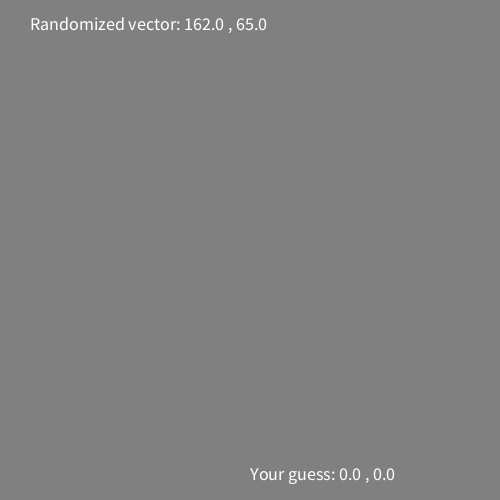
Frame 1 (no input)
Frame 60 (the mouse pressed at the canvas centre just before this capture): identical to frame 1, image omitted
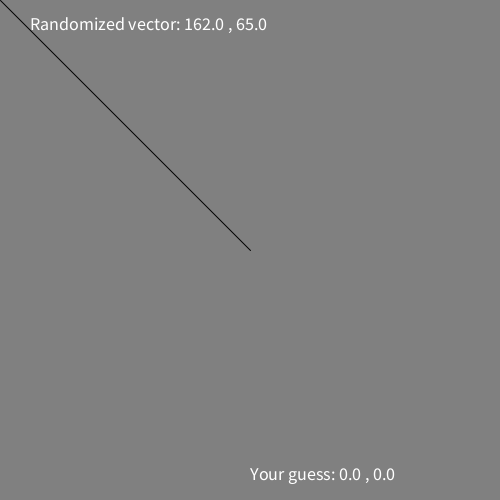
Frame 120 (the mouse held since frame 60 and released just before this capture)

The Processing sketch that drew these frames (run headless with seeded random() and noise(); from frame 60 on, the mouse is pressed at the canvas centre):

// Processing sketch: Daniel_03_Vectors_Extra
// ── Daniel_03_Vectors_Extra.pde
PVector guess, random, origo, results, temp;
boolean getNewVector = true;

void setup() {
  size(500, 500);

  guess = new PVector();
  random = new PVector();
  results = new PVector();
  temp = new PVector();
}

void draw() {
  background(128);  
  textSize(18);

  generateRandomVector();
  displayRandomVectorValues();

  drawGuessedVector();  
  displayGuess();
  displayScore();
}


void mouseReleased() 
{
  guess.x = mouseX;
  guess.y = mouseY;
}

void keyPressed()
{
  if (key == ENTER)
  {
    getNewVector = true;
  }
}

void generateRandomVector()
{
  if (getNewVector)
  {
    random = new PVector(round(random(width/2)), round(random(height/2)));
    getNewVector = false;
  }
}

void displayRandomVectorValues()
{
  text("Randomized vector: " + random.x + " , " + random.y, 30, 30);
}

void drawGuessedVector() 
{
  if (mousePressed)
  {
    line(0, 0, mouseX, mouseY);
  }
}


void displayGuess()
{
  text("Your guess: " + guess.x + " , " + guess.y, width/2, height - 20);
}


void displayScore()
{
  if (guess.x >= (random.x - 20) && guess.x <= (random.x + 20))
  {
    if (guess.y >= (random.y - 20) && guess.y <= (random.y + 20))
    {
      temp.x = random.x;
      temp.y = random.y;
      results = temp.sub(guess);
      text("Your score (units away): " + results.x + " , " + results.y
          + "\n Press ENTER for a new random vector.", width/2 - 167, height/2);
    }
  }
}
